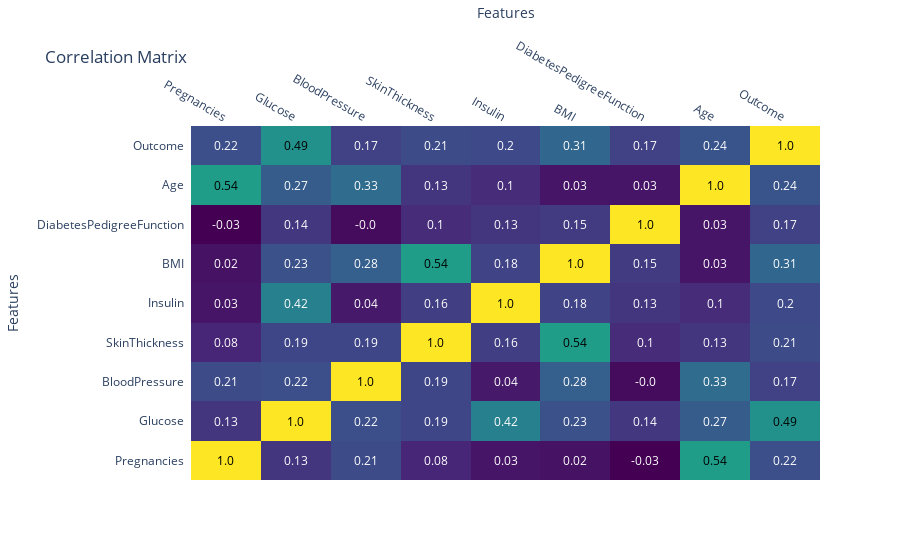

The notebook cell saved with this chart:
### Code cell
# Calculate correlation matrix
corr_matrix = data.corr()
corr_values_formatted = np.round(corr_matrix.values, decimals=2)

fig = ff.create_annotated_heatmap(z=corr_values_formatted,
                                  x=list(corr_matrix.columns),
                                  y=list(corr_matrix.index),
                                  colorscale='Viridis')
fig.update_layout(title='Correlation Matrix', xaxis_title='Features', yaxis_title='Features')
fig.show()

### Figure 1 — Plotly figure (JSON) as saved in the notebook; plotly's stock layout.template omitted (floating-point values rounded to 4 significant figures)
{"data": [{"colorscale": [[0, "#440154"], [0.1111, "#482878"], [0.2222, "#3e4989"], [0.3333, "#31688e"], [0.4444, "#26828e"], [0.5556, "#1f9e89"], [0.6667, "#35b779"], [0.7778, "#6ece58"], [0.8889, "#b5de2b"], [1, "#fde725"]], "reversescale": false, "showscale": false, "type": "heatmap", "x": ["Pregnancies", "Glucose", "BloodPressure", "SkinThickness", "Insulin", "BMI", "DiabetesPedigreeFunction", "Age", "Outcome"], "y": ["Pregnancies", "Glucose", "BloodPressure", "SkinThickness", "Insulin", "BMI", "DiabetesPedigreeFunction", "Age", "Outcome"], "z": [[1, 0.13, 0.21, 0.08, 0.03, 0.02, -0.03, 0.54, 0.22], [0.13, 1, 0.22, 0.19, 0.42, 0.23, 0.14, 0.27, 0.49], [0.21, 0.22, 1, 0.19, 0.04, 0.28, 0, 0.33, 0.17], [0.08, 0.19, 0.19, 1, 0.16, 0.54, 0.1, 0.13, 0.21], [0.03, 0.42, 0.04, 0.16, 1, 0.18, 0.13, 0.1, 0.2], [0.02, 0.23, 0.28, 0.54, 0.18, 1, 0.15, 0.03, 0.31], [-0.03, 0.14, 0, 0.1, 0.13, 0.15, 1, 0.03, 0.17], [0.54, 0.27, 0.33, 0.13, 0.1, 0.03, 0.03, 1, 0.24], [0.22, 0.49, 0.17, 0.21, 0.2, 0.31, 0.17, 0.24, 1]]}], "layout": {"annotations": [{"font": {"color": "#000000"}, "showarrow": false, "text": "1.0", "x": "Pregnancies", "xref": "x", "y": "Pregnancies", "yref": "y"}, {"font": {"color": "#FFFFFF"}, "showarrow": false, "text": "0.13", "x": "Glucose", "xref": "x", "y": "Pregnancies", "yref": "y"}, {"font": {"color": "#FFFFFF"}, "showarrow": false, "text": "0.21", "x": "BloodPressure", "xref": "x", "y": "Pregnancies", "yref": "y"}, {"font": {"color": "#FFFFFF"}, "showarrow": false, "text": "0.08", "x": "SkinThickness", "xref": "x", "y": "Pregnancies", "yref": "y"}, {"font": {"color": "#FFFFFF"}, "showarrow": false, "text": "0.03", "x": "Insulin", "xref": "x", "y": "Pregnancies", "yref": "y"}, {"font": {"color": "#FFFFFF"}, "showarrow": false, "text": "0.02", "x": "BMI", "xref": "x", "y": "Pregnancies", "yref": "y"}, {"font": {"color": "#FFFFFF"}, "showarrow": false, "text": "-0.03", "x": "DiabetesPedigreeFunction", "xref": "x", "y": "Pregnancies", "yref": "y"}, {"font": {"color": "#000000"}, "showarrow": false, "text": "0.54", "x": "Age", "xref": "x", "y": "Pregnancies", "yref": "y"}, {"font": {"color": "#FFFFFF"}, "showarrow": false, "text": "0.22", "x": "Outcome", "xref": "x", "y": "Pregnancies", "yref": "y"}, {"font": {"color": "#FFFFFF"}, "showarrow": false, "text": "0.13", "x": "Pregnancies", "xref": "x", "y": "Glucose", "yref": "y"}, {"font": {"color": "#000000"}, "showarrow": false, "text": "1.0", "x": "Glucose", "xref": "x", "y": "Glucose", "yref": "y"}, {"font": {"color": "#FFFFFF"}, "showarrow": false, "text": "0.22", "x": "BloodPressure", "xref": "x", "y": "Glucose", "yref": "y"}, {"font": {"color": "#FFFFFF"}, "showarrow": false, "text": "0.19", "x": "SkinThickness", "xref": "x", "y": "Glucose", "yref": "y"}, {"font": {"color": "#FFFFFF"}, "showarrow": false, "text": "0.42", "x": "Insulin", "xref": "x", "y": "Glucose", "yref": "y"}, {"font": {"color": "#FFFFFF"}, "showarrow": false, "text": "0.23", "x": "BMI", "xref": "x", "y": "Glucose", "yref": "y"}, {"font": {"color": "#FFFFFF"}, "showarrow": false, "text": "0.14", "x": "DiabetesPedigreeFunction", "xref": "x", "y": "Glucose", "yref": "y"}, {"font": {"color": "#FFFFFF"}, "showarrow": false, "text": "0.27", "x": "Age", "xref": "x", "y": "Glucose", "yref": "y"}, {"font": {"color": "#000000"}, "showarrow": false, "text": "0.49", "x": "Outcome", "xref": "x", "y": "Glucose", "yref": "y"}, {"font": {"color": "#FFFFFF"}, "showarrow": false, "text": "0.21", "x": "Pregnancies", "xref": "x", "y": "BloodPressure", "yref": "y"}, {"font": {"color": "#FFFFFF"}, "showarrow": false, "text": "0.22", "x": "Glucose", "xref": "x", "y": "BloodPressure", "yref": "y"}, {"font": {"color": "#000000"}, "showarrow": false, "text": "1.0", "x": "BloodPressure", "xref": "x", "y": "BloodPressure", "yref": "y"}, {"font": {"color": "#FFFFFF"}, "showarrow": false, "text": "0.19", "x": "SkinThickness", "xref": "x", "y": "BloodPressure", "yref": "y"}, {"font": {"color": "#FFFFFF"}, "showarrow": false, "text": "0.04", "x": "Insulin", "xref": "x", "y": "BloodPressure", "yref": "y"}, {"font": {"color": "#FFFFFF"}, "showarrow": false, "text": "0.28", "x": "BMI", "xref": "x", "y": "BloodPressure", "yref": "y"}, {"font": {"color": "#FFFFFF"}, "showarrow": false, "text": "-0.0", "x": "DiabetesPedigreeFunction", "xref": "x", "y": "BloodPressure", "yref": "y"}, {"font": {"color": "#FFFFFF"}, "showarrow": false, "text": "0.33", "x": "Age", "xref": "x", "y": "BloodPressure", "yref": "y"}, {"font": {"color": "#FFFFFF"}, "showarrow": false, "text": "0.17", "x": "Outcome", "xref": "x", "y": "BloodPressure", "yref": "y"}, {"font": {"color": "#FFFFFF"}, "showarrow": false, "text": "0.08", "x": "Pregnancies", "xref": "x", "y": "SkinThickness", "yref": "y"}, {"font": {"color": "#FFFFFF"}, "showarrow": false, "text": "0.19", "x": "Glucose", "xref": "x", "y": "SkinThickness", "yref": "y"}, {"font": {"color": "#FFFFFF"}, "showarrow": false, "text": "0.19", "x": "BloodPressure", "xref": "x", "y": "SkinThickness", "yref": "y"}, {"font": {"color": "#000000"}, "showarrow": false, "text": "1.0", "x": "SkinThickness", "xref": "x", "y": "SkinThickness", "yref": "y"}, {"font": {"color": "#FFFFFF"}, "showarrow": false, "text": "0.16", "x": "Insulin", "xref": "x", "y": "SkinThickness", "yref": "y"}, {"font": {"color": "#000000"}, "showarrow": false, "text": "0.54", "x": "BMI", "xref": "x", "y": "SkinThickness", "yref": "y"}, {"font": {"color": "#FFFFFF"}, "showarrow": false, "text": "0.1", "x": "DiabetesPedigreeFunction", "xref": "x", "y": "SkinThickness", "yref": "y"}, {"font": {"color": "#FFFFFF"}, "showarrow": false, "text": "0.13", "x": "Age", "xref": "x", "y": "SkinThickness", "yref": "y"}, {"font": {"color": "#FFFFFF"}, "showarrow": false, "text": "0.21", "x": "Outcome", "xref": "x", "y": "SkinThickness", "yref": "y"}, {"font": {"color": "#FFFFFF"}, "showarrow": false, "text": "0.03", "x": "Pregnancies", "xref": "x", "y": "Insulin", "yref": "y"}, {"font": {"color": "#FFFFFF"}, "showarrow": false, "text": "0.42", "x": "Glucose", "xref": "x", "y": "Insulin", "yref": "y"}, {"font": {"color": "#FFFFFF"}, "showarrow": false, "text": "0.04", "x": "BloodPressure", "xref": "x", "y": "Insulin", "yref": "y"}, {"font": {"color": "#FFFFFF"}, "showarrow": false, "text": "0.16", "x": "SkinThickness", "xref": "x", "y": "Insulin", "yref": "y"}, {"font": {"color": "#000000"}, "showarrow": false, "text": "1.0", "x": "Insulin", "xref": "x", "y": "Insulin", "yref": "y"}, {"font": {"color": "#FFFFFF"}, "showarrow": false, "text": "0.18", "x": "BMI", "xref": "x", "y": "Insulin", "yref": "y"}, {"font": {"color": "#FFFFFF"}, "showarrow": false, "text": "0.13", "x": "DiabetesPedigreeFunction", "xref": "x", "y": "Insulin", "yref": "y"}, {"font": {"color": "#FFFFFF"}, "showarrow": false, "text": "0.1", "x": "Age", "xref": "x", "y": "Insulin", "yref": "y"}, {"font": {"color": "#FFFFFF"}, "showarrow": false, "text": "0.2", "x": "Outcome", "xref": "x", "y": "Insulin", "yref": "y"}, {"font": {"color": "#FFFFFF"}, "showarrow": false, "text": "0.02", "x": "Pregnancies", "xref": "x", "y": "BMI", "yref": "y"}, {"font": {"color": "#FFFFFF"}, "showarrow": false, "text": "0.23", "x": "Glucose", "xref": "x", "y": "BMI", "yref": "y"}, {"font": {"color": "#FFFFFF"}, "showarrow": false, "text": "0.28", "x": "BloodPressure", "xref": "x", "y": "BMI", "yref": "y"}, {"font": {"color": "#000000"}, "showarrow": false, "text": "0.54", "x": "SkinThickness", "xref": "x", "y": "BMI", "yref": "y"}, {"font": {"color": "#FFFFFF"}, "showarrow": false, "text": "0.18", "x": "Insulin", "xref": "x", "y": "BMI", "yref": "y"}, {"font": {"color": "#000000"}, "showarrow": false, "text": "1.0", "x": "BMI", "xref": "x", "y": "BMI", "yref": "y"}, {"font": {"color": "#FFFFFF"}, "showarrow": false, "text": "0.15", "x": "DiabetesPedigreeFunction", "xref": "x", "y": "BMI", "yref": "y"}, {"font": {"color": "#FFFFFF"}, "showarrow": false, "text": "0.03", "x": "Age", "xref": "x", "y": "BMI", "yref": "y"}, {"font": {"color": "#FFFFFF"}, "showarrow": false, "text": "0.31", "x": "Outcome", "xref": "x", "y": "BMI", "yref": "y"}, {"font": {"color": "#FFFFFF"}, "showarrow": false, "text": "-0.03", "x": "Pregnancies", "xref": "x", "y": "DiabetesPedigreeFunction", "yref": "y"}, {"font": {"color": "#FFFFFF"}, "showarrow": false, "text": "0.14", "x": "Glucose", "xref": "x", "y": "DiabetesPedigreeFunction", "yref": "y"}, {"font": {"color": "#FFFFFF"}, "showarrow": false, "text": "-0.0", "x": "BloodPressure", "xref": "x", "y": "DiabetesPedigreeFunction", "yref": "y"}, {"font": {"color": "#FFFFFF"}, "showarrow": false, "text": "0.1", "x": "SkinThickness", "xref": "x", "y": "DiabetesPedigreeFunction", "yref": "y"}, {"font": {"color": "#FFFFFF"}, "showarrow": false, "text": "0.13", "x": "Insulin", "xref": "x", "y": "DiabetesPedigreeFunction", "yref": "y"}, {"font": {"color": "#FFFFFF"}, "showarrow": false, "text": "0.15", "x": "BMI", "xref": "x", "y": "DiabetesPedigreeFunction", "yref": "y"}, {"font": {"color": "#000000"}, "showarrow": false, "text": "1.0", "x": "DiabetesPedigreeFunction", "xref": "x", "y": "DiabetesPedigreeFunction", "yref": "y"}, {"font": {"color": "#FFFFFF"}, "showarrow": false, "text": "0.03", "x": "Age", "xref": "x", "y": "DiabetesPedigreeFunction", "yref": "y"}, {"font": {"color": "#FFFFFF"}, "showarrow": false, "text": "0.17", "x": "Outcome", "xref": "x", "y": "DiabetesPedigreeFunction", "yref": "y"}, {"font": {"color": "#000000"}, "showarrow": false, "text": "0.54", "x": "Pregnancies", "xref": "x", "y": "Age", "yref": "y"}, {"font": {"color": "#FFFFFF"}, "showarrow": false, "text": "0.27", "x": "Glucose", "xref": "x", "y": "Age", "yref": "y"}, {"font": {"color": "#FFFFFF"}, "showarrow": false, "text": "0.33", "x": "BloodPressure", "xref": "x", "y": "Age", "yref": "y"}, {"font": {"color": "#FFFFFF"}, "showarrow": false, "text": "0.13", "x": "SkinThickness", "xref": "x", "y": "Age", "yref": "y"}, {"font": {"color": "#FFFFFF"}, "showarrow": false, "text": "0.1", "x": "Insulin", "xref": "x", "y": "Age", "yref": "y"}, {"font": {"color": "#FFFFFF"}, "showarrow": false, "text": "0.03", "x": "BMI", "xref": "x", "y": "Age", "yref": "y"}, {"font": {"color": "#FFFFFF"}, "showarrow": false, "text": "0.03", "x": "DiabetesPedigreeFunction", "xref": "x", "y": "Age", "yref": "y"}, {"font": {"color": "#000000"}, "showarrow": false, "text": "1.0", "x": "Age", "xref": "x", "y": "Age", "yref": "y"}, {"font": {"color": "#FFFFFF"}, "showarrow": false, "text": "0.24", "x": "Outcome", "xref": "x", "y": "Age", "yref": "y"}, {"font": {"color": "#FFFFFF"}, "showarrow": false, "text": "0.22", "x": "Pregnancies", "xref": "x", "y": "Outcome", "yref": "y"}, {"font": {"color": "#000000"}, "showarrow": false, "text": "0.49", "x": "Glucose", "xref": "x", "y": "Outcome", "yref": "y"}, {"font": {"color": "#FFFFFF"}, "showarrow": false, "text": "0.17", "x": "BloodPressure", "xref": "x", "y": "Outcome", "yref": "y"}, {"font": {"color": "#FFFFFF"}, "showarrow": false, "text": "0.21", "x": "SkinThickness", "xref": "x", "y": "Outcome", "yref": "y"}, {"font": {"color": "#FFFFFF"}, "showarrow": false, "text": "0.2", "x": "Insulin", "xref": "x", "y": "Outcome", "yref": "y"}, {"font": {"color": "#FFFFFF"}, "showarrow": false, "text": "0.31", "x": "BMI", "xref": "x", "y": "Outcome", "yref": "y"}, {"font": {"color": "#FFFFFF"}, "showarrow": false, "text": "0.17", "x": "DiabetesPedigreeFunction", "xref": "x", "y": "Outcome", "yref": "y"}, {"font": {"color": "#FFFFFF"}, "showarrow": false, "text": "0.24", "x": "Age", "xref": "x", "y": "Outcome", "yref": "y"}, {"font": {"color": "#000000"}, "showarrow": false, "text": "1.0", "x": "Outcome", "xref": "x", "y": "Outcome", "yref": "y"}], "autosize": true, "title": {"text": "Correlation Matrix"}, "xaxis": {"autorange": true, "dtick": 1, "gridcolor": "rgb(0, 0, 0)", "range": [-0.5, 8.5], "side": "top", "ticks": "", "title": {"text": "Features"}, "type": "category"}, "yaxis": {"autorange": true, "dtick": 1, "range": [-0.5283, 8.528], "ticks": "", "ticksuffix": "  ", "title": {"text": "Features"}, "type": "category"}}}
